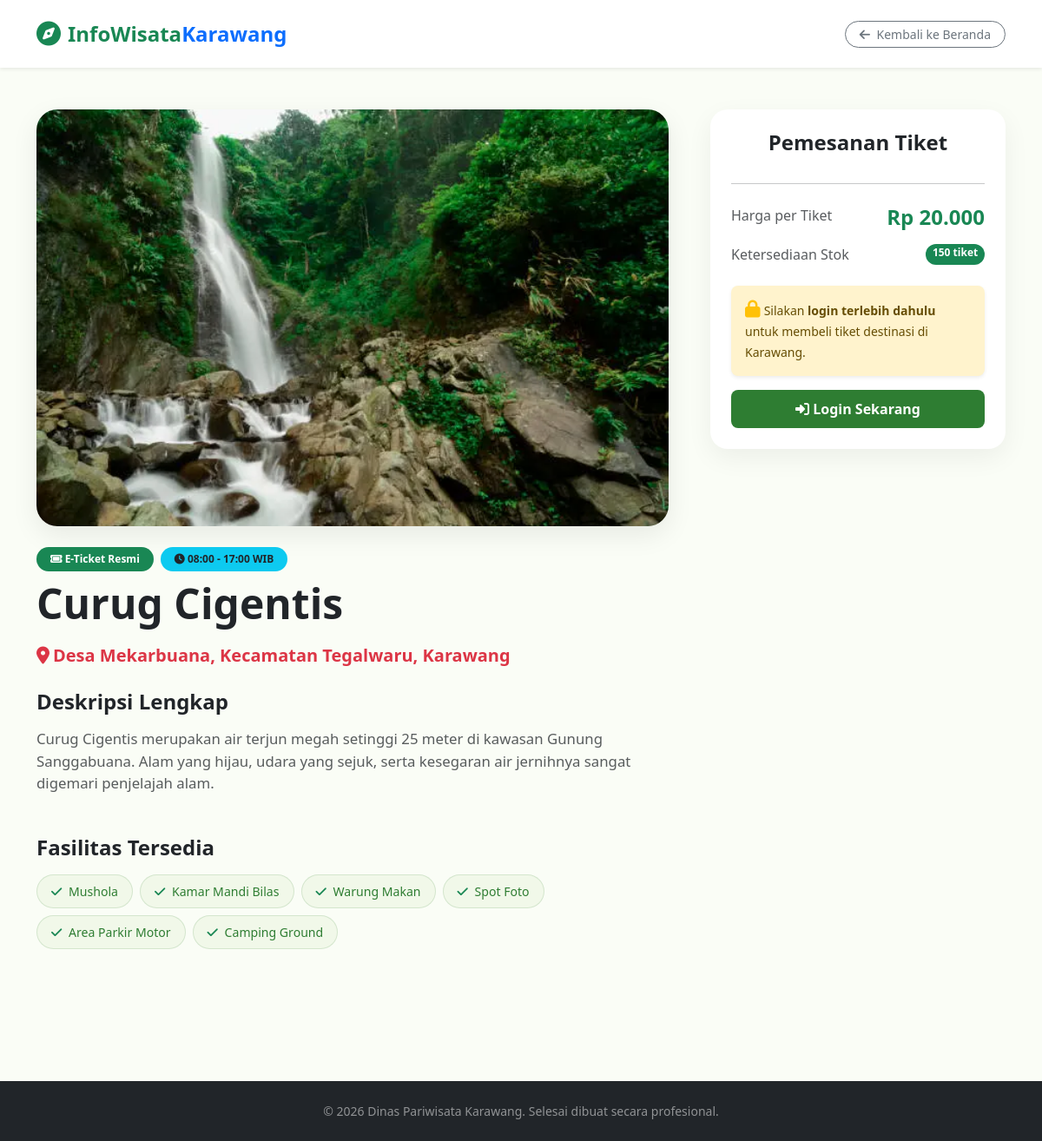
Screenshot of /detail.php?id=2 with the database file from the repository.
### tables this page shows
CREATE TABLE `wisata` (
  `id` int NOT NULL,
  `id_penjual` int NOT NULL,
  `nama_wisata` varchar(150) NOT NULL,
  `gambar` text NOT NULL,
  `deskripsi` text NOT NULL,
  `lokasi` varchar(255) NOT NULL,
  `harga_tiket` int NOT NULL,
  `stok_tiket` int NOT NULL,
  `jam_operasional` varchar(100) NOT NULL,
  `fasilitas` text
);

### detail.php (the view, shortened to what this page needs)
<?php
require_once 'config/koneksi.php';
$id = isset($_GET['id']) ? intval($_GET['id']) : 0;
try {
    $stmt = $db->prepare("SELECT * FROM wisata WHERE id = :id");
    $stmt->execute(['id' => $id]);
    $wisata = $stmt->fetch();
} catch (PDOException $e) {
    die("Koneksi gagal: " . $e->getMessage());
}
$is_logged_in = isset($_SESSION['user_id']);
?>
<!DOCTYPE html>
<html lang="id">
<head>
    <link href="https://cdn.jsdelivr.net/npm/bootstrap@5.3.0/dist/css/bootstrap.min.css" rel="stylesheet">
    <link rel="stylesheet" href="https://cdnjs.cloudflare.com/ajax/libs/font-awesome/6.4.0/css/all.min.css">
</head>
<body>
    <nav class="navbar navbar-expand-lg navbar-light bg-white sticky-top shadow-sm py-3">
        <div class="container">
            <a class="navbar-brand d-flex align-items-center fw-bold text-success" href="index.php">
                <i class="fa-solid fa-compass me-2 fs-3"></i>
                <span class="fs-4">InfoWisata</span><span class="fs-4 text-primary">Karawang</span>
            </a>
            <a href="index.php" class="btn btn-outline-secondary btn-sm rounded-pill px-3">
                <i class="fa-solid fa-arrow-left me-1"></i> Kembali ke Beranda
            </a>
        </div>
    </nav>
    <main class="container py-5">
        <div class="row g-5">
            <div class="col-lg-8">
                <img src="<?= htmlspecialchars($wisata['gambar']) ?>" alt="<?= htmlspecialchars($wisata['nama_wisata']) ?>" class="gallery-img mb-4 img-fluid">
                <div class="d-flex align-items-center gap-2 mb-2">
                    <span class="badge bg-success px-3 py-2 fs-7 rounded-pill"><i class="fa-solid fa-ticket"></i> E-Ticket Resmi</span>
                    <span class="badge bg-info px-3 py-2 fs-7 text-dark rounded-pill"><i class="fa-solid fa-clock"></i> <?= htmlspecialchars($wisata['jam_operasional']) ?></span>
                </div>
                <h1 class="fw-bold text-dark display-5 mb-3"><?= htmlspecialchars($wisata['nama_wisata']) ?></h1>
                <p class="text-danger fw-semibold mb-4 fs-5 d-flex align-items-center gap-1">
                    <i class="fa-solid fa-location-dot"></i> <?= htmlspecialchars($wisata['lokasi']) ?>
                </p>
                <h4 class="fw-bold text-dark mb-3">Deskripsi Lengkap</h4>
                <div class="text-muted leading-relaxed mb-5" style="font-size: 1.05rem;">
                    <?= nl2br(htmlspecialchars($wisata['deskripsi'])) ?>
                </div>
                <h4 class="fw-bold text-dark mb-3">Fasilitas Tersedia</h4>
                <div class="mb-5">
                    <?php
                    if (!empty($wisata['fasilitas'])) {
                        $facilities = explode(',', $wisata['fasilitas']);
                        foreach ($facilities as $facility) {
                            echo '<span class="facility-badge"><i class="fa-solid fa-check text-success me-1"></i> ' . htmlspecialchars(trim($facility)) . '</span>';
                        }
                    } else {
                        echo '<p class="text-muted">Fasilitas utama, tempat parkir, toilet, dan gazebo standar.</p>';
                    }
                    ?>
                </div>
            </div>
            <div class="col-lg-4">
                <div class="card sticky-card p-4 bg-white border-0">
                    <h4 class="fw-bold text-dark mb-3 text-center">Pemesanan Tiket</h4>
                    <hr class="mb-4">
                    <div class="d-flex justify-content-between mb-3">
                        <span class="text-muted">Harga per Tiket</span>
                        <h4 class="fw-bold text-success mb-0">Rp <?= number_format($wisata['harga_tiket'], 0, ',', '.') ?></h4>
                    </div>
                    <div class="d-flex justify-content-between mb-4">
                        <span class="text-muted">Ketersediaan Stok</span>
                        <span class="badge bg-success rounded-pill px-2.5 py-1"><?= $wisata['stok_tiket'] ?> tiket</span>
                    </div>
                    <?php if (!$is_logged_in): ?>
                        <div class="alert alert-warning border-0 shadow-sm rounded-3 py-3" role="alert">
                            <i class="fa-solid fa-lock text-warning me-1.5 fs-5"></i>
                            <span class="small">Silakan <strong>login terlebih dahulu</strong> untuk membeli tiket destinasi di Karawang.</span>
                        </div>
                        <a href="login.php?redirect=detail.php?id=<?= $wisata['id'] ?>" class="btn btn-primary-custom w-105 py-2.5 rounded-3 text-center d-block">
                            <i class="fa-solid fa-sign-in-alt me-1.5"></i> Login Sekarang
                        </a>
                    <?php endif; ?>
                </div>
            </div>
        </div>
    </main>
    <footer class="bg-dark text-white-50 text-center py-4 mt-5">
        <div class="container">
            <p class="mb-0 small">© 2026 Dinas Pariwisata Karawang. Selesai dibuat secara profesional.</p>
        </div>
    </footer>
</body>
</html>

### detail.php (style rules this page uses)
:root { --primary-color: #2E7D32; --secondary-color: #0288D1; --light-bg: #F1F8E9; --dark-color: #1A3015; }
body { font-family: 'Segoe UI', Tahoma, Geneva, Verdana, sans-serif; background-color: #FAFDF6; }
.btn-primary-custom { background-color: var(--primary-color); color: white; border: none; font-weight: 600; padding: 10px 24px; border-radius: 8px; transition: all 0.3s; }
.gallery-img { width: 100%; height: 480px; object-fit: cover; border-radius: 24px; box-shadow: 0 10px 30px rgba(0, 0, 0, 0.08); }
.facility-badge { background-color: var(--light-bg); color: var(--primary-color); border: 1px solid rgba(46, 125, 50, 0.15); font-weight: 500; padding: 8px 16px; border-radius: 30px; font-size: 0.88rem; display: inline-block; margin-right: 8px; margin-bottom: 8px; }
.sticky-card { position: sticky; top: 100px; border: none; border-radius: 20px; box-shadow: 0 10px 30px rgba(0, 0, 0, 0.06); }

### rows the page displays
wisata: gambar (picture), jam_operasional "08:00 - 17:00 WIB", nama_wisata "Curug Cigentis", lokasi "Desa Mekarbuana, Kecamatan Tegalwaru, Karawang", deskripsi "Curug Cigentis merupakan air terjun megah setinggi 25 meter di kawasan Gunung Sanggabuana. Alam yang hijau, udara yang sejuk, serta kesegaran air jernihnya sangat digemari penjelajah alam.", fasilitas "Mushola", fasilitas "Kamar Mandi Bilas", fasilitas "Warung Makan", fasilitas "Spot Foto", fasilitas "Area Parkir Motor", fasilitas "Camping Ground", harga_tiket "20.000", stok_tiket "150"
